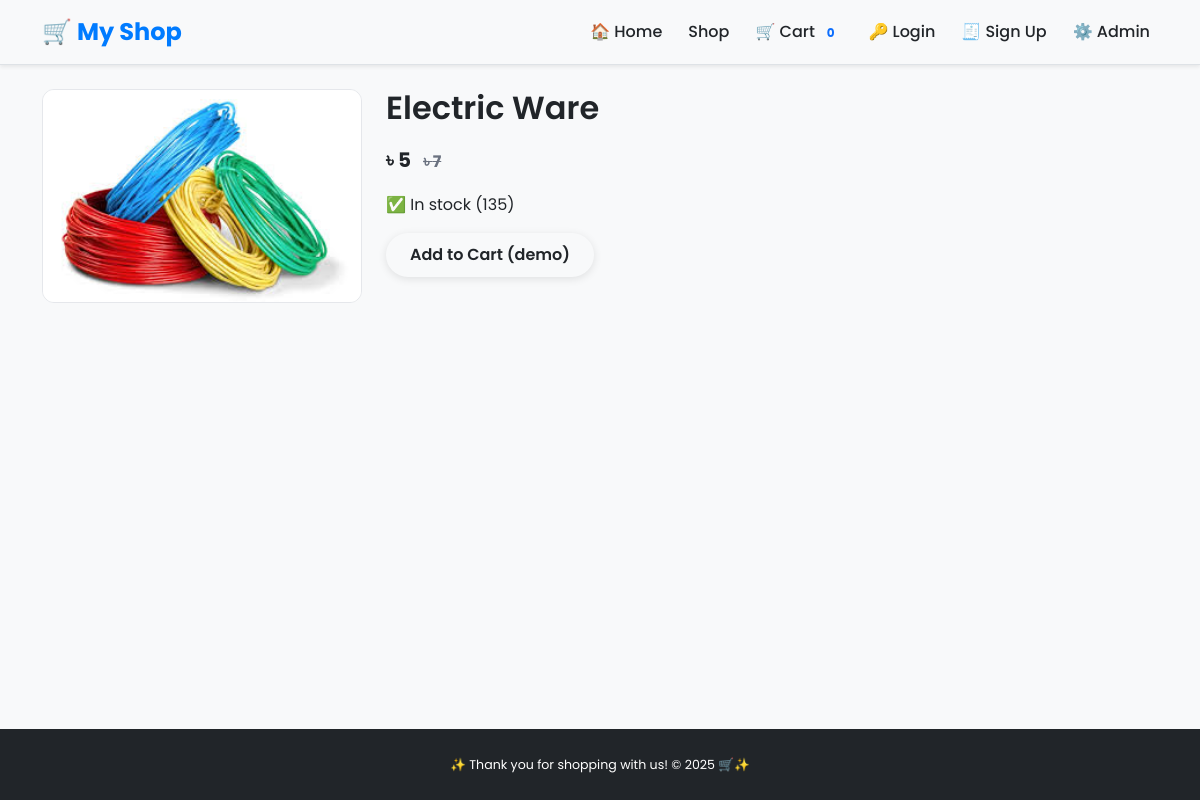
The page /catalog/different-lab-tools/electric-ware/ on the database its author committed.
### catalog/models.py (models this page shows, shortened)
class Product(models.Model):
    category = models.ForeignKey(Category, related_name='products', on_delete=models.CASCADE)
    title = models.CharField(max_length=180)
    slug = models.SlugField(max_length=220, blank=True, unique=True)
    short_description = models.CharField(max_length=250, blank=True)
    price = models.DecimalField(max_digits=10, decimal_places=2)
    old_price = models.DecimalField(max_digits=10, decimal_places=2, null=True, blank=True)
    stock = models.PositiveIntegerField(default=0)
    is_active = models.BooleanField(default=True)
    image = models.ImageField(upload_to='products/%Y/%m/%d/', blank=True, null=True)
    created = models.DateTimeField(auto_now_add=True)
    updated = models.DateTimeField(auto_now=True)
    class Meta:
        ordering = ['-created']
    @property
    def in_stock(self):
        return self.stock > 0

### catalog/views.py (the view)
# urls.py: path('<slug:category_slug>/<slug:slug>/', ProductDetailView.as_view(), name='product_detail'),
class ProductDetailView(DetailView):
    model = Product
    template_name = 'catalog/product_detail.html'
    context_object_name = 'product'
    def get_object(self):
        category = get_object_or_404(Category, slug=self.kwargs['category_slug'])
        return get_object_or_404(Product, category=category, slug=self.kwargs['slug'], is_active=True)

### orders/cart.py (called while the page is built)
    def __len__(self):
        return sum(item["qty"] for item in self.cart.values())

### orders/context_processors.py (called while the page is built)
def cart(request):
    return {"cart": Cart(request)}

### Templates/catalog/product_detail.html (shortened to what this page needs)
{% extends "base.html" %}
{% block content %}
<div style="display:grid;grid-template-columns:320px 1fr;gap:24px;align-items:start">
  <img src="{{ product.image.url|default:'/static/no-image.png' }}" alt="{{ product.title }}" style="width:100%;border-radius:12px;border:1px solid #e5e7eb">
  <div>
    <h2 style="margin-top:0">{{ product.title }}</h2>
    <p style="font-size:20px;font-weight:700">৳ {{ product.price|floatformat:"0" }}
      {% if product.old_price %}<span style="text-decoration:line-through;color:#6b7280;font-size:16px;margin-left:8px;">৳ {{ product.old_price|floatformat:"0" }}</span>{% endif %}
    </p>
    <p>{% if product.in_stock %}✅ In stock ({{ product.stock }}){% else %}❌ Out of stock{% endif %}</p>
    <a href="#" class="btn">Add to Cart (demo)</a>
  </div>
</div>
{% endblock %}

### static/css/main.css (style rules this page uses)
:root { --primary-color: #007bff; --secondary-color: #6c757d; --background-color: #f8f9fa; --surface-color: #ffffff; --text-color: #212529; --border-color: #dee2e6; --border-radius: 0.75rem; --box-shadow: 0 4px 12px rgba(0, 0, 0, 0.08); }
body { font-family: 'Poppins', system-ui, -apple-system, "Segoe UI", Roboto, "Helvetica Neue", Arial, sans-serif; margin: 0; padding: 0; background-color: var(--background-color); color: var(--text-color); line-height: 1.6; }
h1, h2, h3, h4, h5, h6 { font-weight: 600; }
.btn { font-weight: 600; border-radius: 50px; padding: 0.6rem 1.5rem; border: none; box-shadow: 0 2px 8px rgba(0, 0, 0, 0.1); transition: all 0.2s ease-in-out; }

### rows shown on the page
Product: image (picture), title "Electric Ware", price "5", old_price "7", stock "135"

### other values the page prints
{{ cart|length }} "0"
